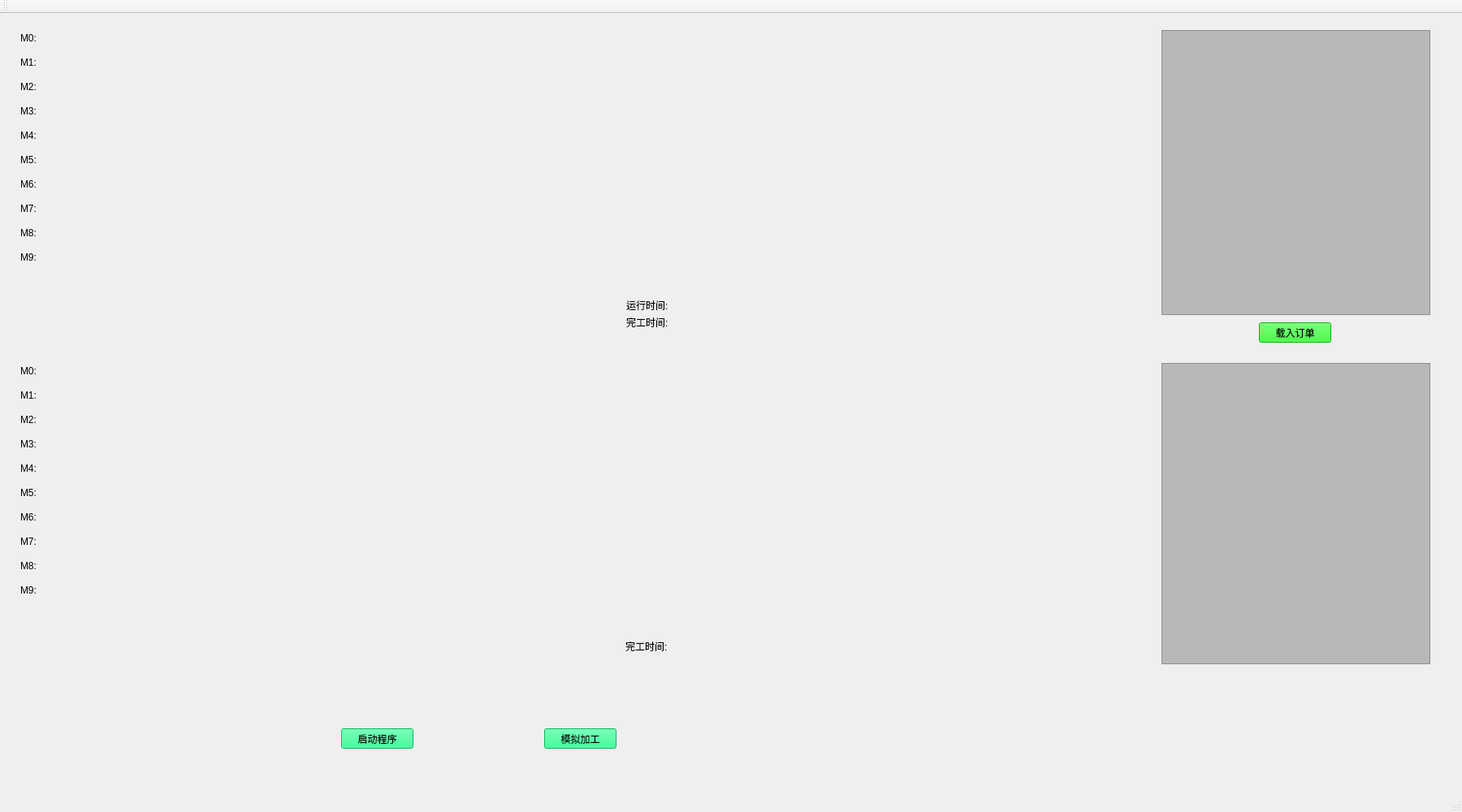
<?xml version="1.0" encoding="UTF-8"?>
<ui version="4.0">
 <class>MainWindow</class>
 <widget class="QMainWindow" name="MainWindow">
  <property name="geometry">
   <rect>
    <x>0</x>
    <y>0</y>
    <width>1800</width>
    <height>1000</height>
   </rect>
  </property>
  <property name="windowTitle">
   <string>MainWindow</string>
  </property>
  <widget class="QWidget" name="centralWidget">
   <widget class="QFrame" name="frame">
    <property name="geometry">
     <rect>
      <x>10</x>
      <y>10</y>
      <width>1400</width>
      <height>400</height>
     </rect>
    </property>
    <property name="styleSheet">
     <string notr="true"/>
    </property>
    <widget class="QLabel" name="label">
     <property name="geometry">
      <rect>
       <x>0</x>
       <y>10</y>
       <width>50</width>
       <height>20</height>
      </rect>
     </property>
     <property name="text">
      <string>M0:</string>
     </property>
     <property name="alignment">
      <set>Qt::AlignCenter</set>
     </property>
    </widget>
    <widget class="QLabel" name="label_2">
     <property name="geometry">
      <rect>
       <x>0</x>
       <y>40</y>
       <width>50</width>
       <height>20</height>
      </rect>
     </property>
     <property name="text">
      <string>M1:</string>
     </property>
     <property name="alignment">
      <set>Qt::AlignCenter</set>
     </property>
    </widget>
    <widget class="QLabel" name="label_3">
     <property name="geometry">
      <rect>
       <x>0</x>
       <y>70</y>
       <width>50</width>
       <height>20</height>
      </rect>
     </property>
     <property name="text">
      <string>M2:</string>
     </property>
     <property name="alignment">
      <set>Qt::AlignCenter</set>
     </property>
    </widget>
    <widget class="QLabel" name="label_4">
     <property name="geometry">
      <rect>
       <x>0</x>
       <y>100</y>
       <width>50</width>
       <height>20</height>
      </rect>
     </property>
     <property name="text">
      <string>M3:</string>
     </property>
     <property name="alignment">
      <set>Qt::AlignCenter</set>
     </property>
    </widget>
    <widget class="QLabel" name="label_5">
     <property name="geometry">
      <rect>
       <x>0</x>
       <y>160</y>
       <width>50</width>
       <height>20</height>
      </rect>
     </property>
     <property name="text">
      <string>M5:</string>
     </property>
     <property name="alignment">
      <set>Qt::AlignCenter</set>
     </property>
    </widget>
    <widget class="QLabel" name="label_6">
     <property name="geometry">
      <rect>
       <x>0</x>
       <y>130</y>
       <width>50</width>
       <height>20</height>
      </rect>
     </property>
     <property name="text">
      <string>M4:</string>
     </property>
     <property name="alignment">
      <set>Qt::AlignCenter</set>
     </property>
    </widget>
    <widget class="QLabel" name="label_7">
     <property name="geometry">
      <rect>
       <x>0</x>
       <y>190</y>
       <width>50</width>
       <height>20</height>
      </rect>
     </property>
     <property name="text">
      <string>M6:</string>
     </property>
     <property name="alignment">
      <set>Qt::AlignCenter</set>
     </property>
    </widget>
    <widget class="QLabel" name="label_8">
     <property name="geometry">
      <rect>
       <x>0</x>
       <y>220</y>
       <width>50</width>
       <height>20</height>
      </rect>
     </property>
     <property name="text">
      <string>M7:</string>
     </property>
     <property name="alignment">
      <set>Qt::AlignCenter</set>
     </property>
    </widget>
    <widget class="QLabel" name="label_9">
     <property name="geometry">
      <rect>
       <x>0</x>
       <y>280</y>
       <width>50</width>
       <height>20</height>
      </rect>
     </property>
     <property name="text">
      <string>M9:</string>
     </property>
     <property name="alignment">
      <set>Qt::AlignCenter</set>
     </property>
    </widget>
    <widget class="QLabel" name="label_10">
     <property name="geometry">
      <rect>
       <x>0</x>
       <y>250</y>
       <width>50</width>
       <height>20</height>
      </rect>
     </property>
     <property name="text">
      <string>M8:</string>
     </property>
     <property name="alignment">
      <set>Qt::AlignCenter</set>
     </property>
    </widget>
    <widget class="QWidget" name="layoutWidget">
     <property name="geometry">
      <rect>
       <x>750</x>
       <y>330</y>
       <width>141</width>
       <height>58</height>
      </rect>
     </property>
     <layout class="QVBoxLayout" name="verticalLayout">
      <item>
       <layout class="QHBoxLayout" name="horizontalLayout_2">
        <item>
         <widget class="QLabel" name="label_12">
          <property name="text">
           <string>运行时间:</string>
          </property>
         </widget>
        </item>
        <item>
         <widget class="QLabel" name="time_used">
          <property name="text">
           <string/>
          </property>
          <property name="alignment">
           <set>Qt::AlignCenter</set>
          </property>
         </widget>
        </item>
       </layout>
      </item>
      <item>
       <layout class="QHBoxLayout" name="horizontalLayout">
        <item>
         <widget class="QLabel" name="label_11">
          <property name="text">
           <string>完工时间:</string>
          </property>
         </widget>
        </item>
        <item>
         <widget class="QLabel" name="end_time">
          <property name="text">
           <string/>
          </property>
          <property name="alignment">
           <set>Qt::AlignCenter</set>
          </property>
         </widget>
        </item>
       </layout>
      </item>
     </layout>
    </widget>
    <widget class="QLabel" name="end_time_3">
     <property name="geometry">
      <rect>
       <x>72</x>
       <y>0</y>
       <width>65</width>
       <height>23</height>
      </rect>
     </property>
     <property name="text">
      <string/>
     </property>
     <property name="alignment">
      <set>Qt::AlignCenter</set>
     </property>
    </widget>
    <widget class="QLabel" name="end_time_4">
     <property name="geometry">
      <rect>
       <x>82</x>
       <y>10</y>
       <width>65</width>
       <height>23</height>
      </rect>
     </property>
     <property name="text">
      <string/>
     </property>
     <property name="alignment">
      <set>Qt::AlignCenter</set>
     </property>
    </widget>
   </widget>
   <widget class="QFrame" name="order">
    <property name="geometry">
     <rect>
      <x>1420</x>
      <y>10</y>
      <width>350</width>
      <height>400</height>
     </rect>
    </property>
    <widget class="QPushButton" name="loadorder">
     <property name="geometry">
      <rect>
       <x>130</x>
       <y>370</y>
       <width>89</width>
       <height>25</height>
      </rect>
     </property>
     <property name="styleSheet">
      <string notr="true">background-color: rgb(0, 255, 0);</string>
     </property>
     <property name="text">
      <string>载入订单</string>
     </property>
    </widget>
    <widget class="QTextEdit" name="order_display">
     <property name="geometry">
      <rect>
       <x>10</x>
       <y>10</y>
       <width>331</width>
       <height>351</height>
      </rect>
     </property>
     <property name="autoFillBackground">
      <bool>false</bool>
     </property>
     <property name="styleSheet">
      <string notr="true">font: 16pt &quot;微软雅黑&quot;;
background-color: rgb(184, 184, 184);</string>
     </property>
     <property name="readOnly">
      <bool>true</bool>
     </property>
    </widget>
   </widget>
   <widget class="QFrame" name="monitor">
    <property name="geometry">
     <rect>
      <x>1420</x>
      <y>420</y>
      <width>350</width>
      <height>400</height>
     </rect>
    </property>
    <widget class="QTextEdit" name="fix_display">
     <property name="geometry">
      <rect>
       <x>10</x>
       <y>10</y>
       <width>331</width>
       <height>371</height>
      </rect>
     </property>
     <property name="styleSheet">
      <string notr="true">font: 28pt &quot;微软雅黑&quot;;
background-color: rgb(184, 184, 184);</string>
     </property>
     <property name="readOnly">
      <bool>true</bool>
     </property>
    </widget>
   </widget>
   <widget class="QPushButton" name="start">
    <property name="geometry">
     <rect>
      <x>420</x>
      <y>880</y>
      <width>89</width>
      <height>25</height>
     </rect>
    </property>
    <property name="styleSheet">
     <string notr="true">background-color: rgb(0, 255, 127);</string>
    </property>
    <property name="text">
     <string>启动程序</string>
    </property>
   </widget>
   <widget class="QPushButton" name="model">
    <property name="geometry">
     <rect>
      <x>670</x>
      <y>880</y>
      <width>89</width>
      <height>25</height>
     </rect>
    </property>
    <property name="styleSheet">
     <string notr="true">background-color: rgb(0, 255, 127);</string>
    </property>
    <property name="text">
     <string>模拟加工</string>
    </property>
   </widget>
   <widget class="QFrame" name="frame_2">
    <property name="geometry">
     <rect>
      <x>10</x>
      <y>420</y>
      <width>1400</width>
      <height>400</height>
     </rect>
    </property>
    <property name="styleSheet">
     <string notr="true"/>
    </property>
    <widget class="QLabel" name="label_25">
     <property name="geometry">
      <rect>
       <x>0</x>
       <y>10</y>
       <width>50</width>
       <height>20</height>
      </rect>
     </property>
     <property name="text">
      <string>M0:</string>
     </property>
     <property name="alignment">
      <set>Qt::AlignCenter</set>
     </property>
    </widget>
    <widget class="QLabel" name="label_26">
     <property name="geometry">
      <rect>
       <x>0</x>
       <y>40</y>
       <width>50</width>
       <height>20</height>
      </rect>
     </property>
     <property name="text">
      <string>M1:</string>
     </property>
     <property name="alignment">
      <set>Qt::AlignCenter</set>
     </property>
    </widget>
    <widget class="QLabel" name="label_27">
     <property name="geometry">
      <rect>
       <x>0</x>
       <y>70</y>
       <width>50</width>
       <height>20</height>
      </rect>
     </property>
     <property name="text">
      <string>M2:</string>
     </property>
     <property name="alignment">
      <set>Qt::AlignCenter</set>
     </property>
    </widget>
    <widget class="QLabel" name="label_28">
     <property name="geometry">
      <rect>
       <x>0</x>
       <y>100</y>
       <width>50</width>
       <height>20</height>
      </rect>
     </property>
     <property name="text">
      <string>M3:</string>
     </property>
     <property name="alignment">
      <set>Qt::AlignCenter</set>
     </property>
    </widget>
    <widget class="QLabel" name="label_29">
     <property name="geometry">
      <rect>
       <x>0</x>
       <y>160</y>
       <width>50</width>
       <height>20</height>
      </rect>
     </property>
     <property name="text">
      <string>M5:</string>
     </property>
     <property name="alignment">
      <set>Qt::AlignCenter</set>
     </property>
    </widget>
    <widget class="QLabel" name="label_30">
     <property name="geometry">
      <rect>
       <x>0</x>
       <y>130</y>
       <width>50</width>
       <height>20</height>
      </rect>
     </property>
     <property name="text">
      <string>M4:</string>
     </property>
     <property name="alignment">
      <set>Qt::AlignCenter</set>
     </property>
    </widget>
    <widget class="QLabel" name="label_31">
     <property name="geometry">
      <rect>
       <x>0</x>
       <y>190</y>
       <width>50</width>
       <height>20</height>
      </rect>
     </property>
     <property name="text">
      <string>M6:</string>
     </property>
     <property name="alignment">
      <set>Qt::AlignCenter</set>
     </property>
    </widget>
    <widget class="QLabel" name="label_32">
     <property name="geometry">
      <rect>
       <x>0</x>
       <y>220</y>
       <width>50</width>
       <height>20</height>
      </rect>
     </property>
     <property name="text">
      <string>M7:</string>
     </property>
     <property name="alignment">
      <set>Qt::AlignCenter</set>
     </property>
    </widget>
    <widget class="QLabel" name="label_33">
     <property name="geometry">
      <rect>
       <x>0</x>
       <y>280</y>
       <width>50</width>
       <height>20</height>
      </rect>
     </property>
     <property name="text">
      <string>M9:</string>
     </property>
     <property name="alignment">
      <set>Qt::AlignCenter</set>
     </property>
    </widget>
    <widget class="QLabel" name="label_34">
     <property name="geometry">
      <rect>
       <x>0</x>
       <y>250</y>
       <width>50</width>
       <height>20</height>
      </rect>
     </property>
     <property name="text">
      <string>M8:</string>
     </property>
     <property name="alignment">
      <set>Qt::AlignCenter</set>
     </property>
    </widget>
    <widget class="QLabel" name="label_38">
     <property name="geometry">
      <rect>
       <x>770</x>
       <y>340</y>
       <width>67</width>
       <height>17</height>
      </rect>
     </property>
     <property name="text">
      <string/>
     </property>
    </widget>
    <widget class="QLabel" name="label_39">
     <property name="geometry">
      <rect>
       <x>760</x>
       <y>350</y>
       <width>67</width>
       <height>17</height>
      </rect>
     </property>
     <property name="text">
      <string>完工时间:</string>
     </property>
    </widget>
    <widget class="QLabel" name="showfixans">
     <property name="geometry">
      <rect>
       <x>830</x>
       <y>350</y>
       <width>67</width>
       <height>17</height>
      </rect>
     </property>
     <property name="text">
      <string/>
     </property>
    </widget>
   </widget>
  </widget>
  <widget class="QMenuBar" name="menuBar">
   <property name="geometry">
    <rect>
     <x>0</x>
     <y>0</y>
     <width>1800</width>
     <height>23</height>
    </rect>
   </property>
  </widget>
  <widget class="QToolBar" name="mainToolBar">
   <attribute name="toolBarArea">
    <enum>TopToolBarArea</enum>
   </attribute>
   <attribute name="toolBarBreak">
    <bool>false</bool>
   </attribute>
  </widget>
  <widget class="QStatusBar" name="statusBar"/>
 </widget>
 <layoutdefault spacing="6" margin="11"/>
 <resources/>
 <connections/>
</ui>
